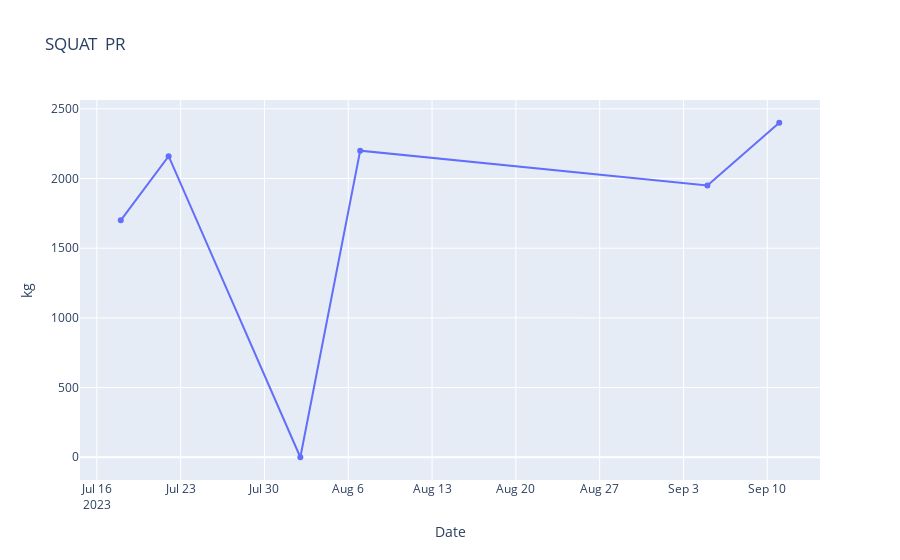

Write notebook code for a chart like this one.
### Code cell
plot.volume()

### Figure 1 — Plotly figure (JSON) as saved in the notebook; plotly's stock layout.template omitted (floating-point values rounded to 4 significant figures)
{"data": [{"type": "scatter", "x": ["2023-07-18T00:00:00", "2023-07-22T00:00:00", "2023-08-02T00:00:00", "2023-08-07T00:00:00", "2023-09-05T00:00:00", "2023-09-11T00:00:00"], "y": [1700, 2160, 0, 2200, 1950, 2400]}], "layout": {"title": {"text": "SQUAT  PR"}, "xaxis": {"title": {"text": "Date"}}, "yaxis": {"title": {"text": "kg"}}}}
